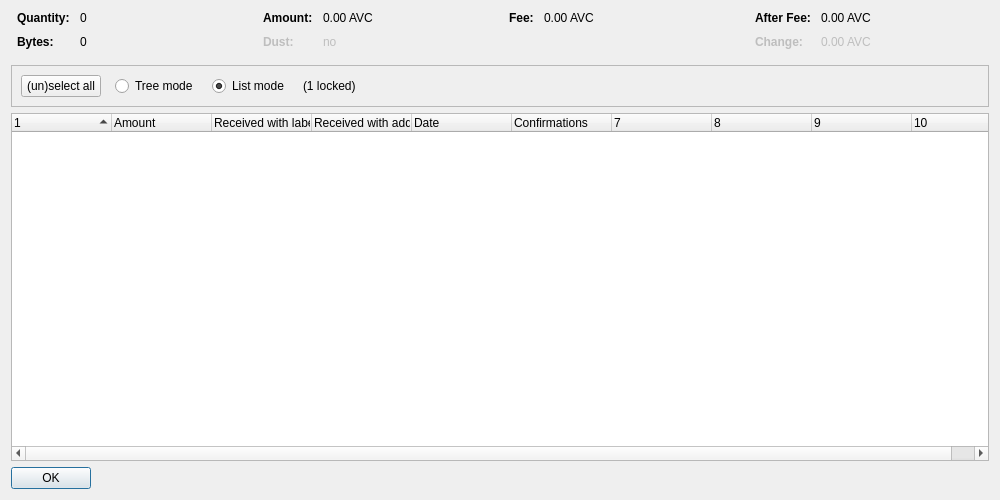
<?xml version="1.0" encoding="UTF-8"?>
<ui version="4.0">
 <class>CoinControlDialog</class>
 <widget class="QDialog" name="CoinControlDialog">
  <property name="geometry">
   <rect>
    <x>0</x>
    <y>0</y>
    <width>1000</width>
    <height>500</height>
   </rect>
  </property>
  <property name="windowTitle">
   <string>Coin Selection</string>
  </property>
  <layout class="QVBoxLayout" name="verticalLayout">
   <item>
    <layout class="QHBoxLayout" name="horizontalLayoutTop" stretch="0,0,0,0">
     <property name="topMargin">
      <number>0</number>
     </property>
     <property name="bottomMargin">
      <number>10</number>
     </property>
     <item>
      <layout class="QFormLayout" name="formLayoutCoinControl1">
       <property name="horizontalSpacing">
        <number>10</number>
       </property>
       <property name="verticalSpacing">
        <number>10</number>
       </property>
       <property name="leftMargin">
        <number>6</number>
       </property>
       <property name="rightMargin">
        <number>6</number>
       </property>
       <item row="0" column="0">
        <widget class="QLabel" name="labelCoinControlQuantityText">
         <property name="font">
          <font>
           <weight>75</weight>
           <bold>true</bold>
          </font>
         </property>
         <property name="text">
          <string>Quantity:</string>
         </property>
        </widget>
       </item>
       <item row="0" column="1">
        <widget class="QLabel" name="labelCoinControlQuantity">
         <property name="cursor">
          <cursorShape>IBeamCursor</cursorShape>
         </property>
         <property name="contextMenuPolicy">
          <enum>Qt::ActionsContextMenu</enum>
         </property>
         <property name="text">
          <string notr="true">0</string>
         </property>
         <property name="textInteractionFlags">
          <set>Qt::LinksAccessibleByMouse|Qt::TextSelectableByKeyboard|Qt::TextSelectableByMouse</set>
         </property>
        </widget>
       </item>
       <item row="1" column="0">
        <widget class="QLabel" name="labelCoinControlBytesText">
         <property name="font">
          <font>
           <weight>75</weight>
           <bold>true</bold>
          </font>
         </property>
         <property name="text">
          <string>Bytes:</string>
         </property>
        </widget>
       </item>
       <item row="1" column="1">
        <widget class="QLabel" name="labelCoinControlBytes">
         <property name="cursor">
          <cursorShape>IBeamCursor</cursorShape>
         </property>
         <property name="contextMenuPolicy">
          <enum>Qt::ActionsContextMenu</enum>
         </property>
         <property name="text">
          <string notr="true">0</string>
         </property>
         <property name="textInteractionFlags">
          <set>Qt::LinksAccessibleByMouse|Qt::TextSelectableByKeyboard|Qt::TextSelectableByMouse</set>
         </property>
        </widget>
       </item>
      </layout>
     </item>
     <item>
      <layout class="QFormLayout" name="formLayoutCoinControl2">
       <property name="horizontalSpacing">
        <number>10</number>
       </property>
       <property name="verticalSpacing">
        <number>10</number>
       </property>
       <property name="leftMargin">
        <number>6</number>
       </property>
       <property name="rightMargin">
        <number>6</number>
       </property>
       <item row="0" column="0">
        <widget class="QLabel" name="labelCoinControlAmountText">
         <property name="font">
          <font>
           <weight>75</weight>
           <bold>true</bold>
          </font>
         </property>
         <property name="text">
          <string>Amount:</string>
         </property>
        </widget>
       </item>
       <item row="0" column="1">
        <widget class="QLabel" name="labelCoinControlAmount">
         <property name="cursor">
          <cursorShape>IBeamCursor</cursorShape>
         </property>
         <property name="contextMenuPolicy">
          <enum>Qt::ActionsContextMenu</enum>
         </property>
         <property name="text">
          <string notr="true">0.00 AVC</string>
         </property>
         <property name="textInteractionFlags">
          <set>Qt::LinksAccessibleByMouse|Qt::TextSelectableByKeyboard|Qt::TextSelectableByMouse</set>
         </property>
        </widget>
       </item>
       <item row="1" column="0">
        <widget class="QLabel" name="labelCoinControlLowOutputText">
         <property name="enabled">
          <bool>false</bool>
         </property>
         <property name="font">
          <font>
           <weight>75</weight>
           <bold>true</bold>
          </font>
         </property>
         <property name="text">
          <string>Dust:</string>
         </property>
        </widget>
       </item>
       <item row="1" column="1">
        <widget class="QLabel" name="labelCoinControlLowOutput">
         <property name="enabled">
          <bool>false</bool>
         </property>
         <property name="cursor">
          <cursorShape>IBeamCursor</cursorShape>
         </property>
         <property name="contextMenuPolicy">
          <enum>Qt::ActionsContextMenu</enum>
         </property>
         <property name="text">
          <string notr="true">no</string>
         </property>
         <property name="textInteractionFlags">
          <set>Qt::LinksAccessibleByMouse|Qt::TextSelectableByKeyboard|Qt::TextSelectableByMouse</set>
         </property>
        </widget>
       </item>
      </layout>
     </item>
     <item>
      <layout class="QFormLayout" name="formLayoutCoinControl3">
       <property name="horizontalSpacing">
        <number>10</number>
       </property>
       <property name="verticalSpacing">
        <number>10</number>
       </property>
       <property name="leftMargin">
        <number>6</number>
       </property>
       <property name="rightMargin">
        <number>6</number>
       </property>
       <item row="0" column="0">
        <widget class="QLabel" name="labelCoinControlFeeText">
         <property name="font">
          <font>
           <weight>75</weight>
           <bold>true</bold>
          </font>
         </property>
         <property name="text">
          <string>Fee:</string>
         </property>
        </widget>
       </item>
       <item row="0" column="1">
        <widget class="QLabel" name="labelCoinControlFee">
         <property name="cursor">
          <cursorShape>IBeamCursor</cursorShape>
         </property>
         <property name="contextMenuPolicy">
          <enum>Qt::ActionsContextMenu</enum>
         </property>
         <property name="text">
          <string notr="true">0.00 AVC</string>
         </property>
         <property name="textInteractionFlags">
          <set>Qt::LinksAccessibleByMouse|Qt::TextSelectableByKeyboard|Qt::TextSelectableByMouse</set>
         </property>
        </widget>
       </item>
      </layout>
     </item>
     <item>
      <layout class="QFormLayout" name="formLayoutCoinControl4">
       <property name="horizontalSpacing">
        <number>10</number>
       </property>
       <property name="verticalSpacing">
        <number>10</number>
       </property>
       <property name="leftMargin">
        <number>6</number>
       </property>
       <property name="rightMargin">
        <number>6</number>
       </property>
       <item row="0" column="0">
        <widget class="QLabel" name="labelCoinControlAfterFeeText">
         <property name="font">
          <font>
           <weight>75</weight>
           <bold>true</bold>
          </font>
         </property>
         <property name="text">
          <string>After Fee:</string>
         </property>
        </widget>
       </item>
       <item row="0" column="1">
        <widget class="QLabel" name="labelCoinControlAfterFee">
         <property name="cursor">
          <cursorShape>IBeamCursor</cursorShape>
         </property>
         <property name="contextMenuPolicy">
          <enum>Qt::ActionsContextMenu</enum>
         </property>
         <property name="text">
          <string notr="true">0.00 AVC</string>
         </property>
         <property name="textInteractionFlags">
          <set>Qt::LinksAccessibleByMouse|Qt::TextSelectableByKeyboard|Qt::TextSelectableByMouse</set>
         </property>
        </widget>
       </item>
       <item row="1" column="0">
        <widget class="QLabel" name="labelCoinControlChangeText">
         <property name="enabled">
          <bool>false</bool>
         </property>
         <property name="font">
          <font>
           <weight>75</weight>
           <bold>true</bold>
          </font>
         </property>
         <property name="text">
          <string>Change:</string>
         </property>
        </widget>
       </item>
       <item row="1" column="1">
        <widget class="QLabel" name="labelCoinControlChange">
         <property name="enabled">
          <bool>false</bool>
         </property>
         <property name="cursor">
          <cursorShape>IBeamCursor</cursorShape>
         </property>
         <property name="contextMenuPolicy">
          <enum>Qt::ActionsContextMenu</enum>
         </property>
         <property name="text">
          <string notr="true">0.00 AVC</string>
         </property>
         <property name="textInteractionFlags">
          <set>Qt::LinksAccessibleByMouse|Qt::TextSelectableByKeyboard|Qt::TextSelectableByMouse</set>
         </property>
        </widget>
       </item>
      </layout>
     </item>
    </layout>
   </item>
   <item>
    <widget class="QFrame" name="frame">
     <property name="minimumSize">
      <size>
       <width>0</width>
       <height>40</height>
      </size>
     </property>
     <property name="frameShape">
      <enum>QFrame::StyledPanel</enum>
     </property>
     <property name="frameShadow">
      <enum>QFrame::Sunken</enum>
     </property>
     <layout class="QHBoxLayout" name="horizontalLayout">
      <item>
       <layout class="QHBoxLayout" name="horizontalLayoutPanel" stretch="0,0,0,0,0">
        <property name="spacing">
         <number>14</number>
        </property>
        <item>
         <widget class="QPushButton" name="pushButtonSelectAll">
          <property name="sizePolicy">
           <sizepolicy hsizetype="Maximum" vsizetype="Fixed">
            <horstretch>0</horstretch>
            <verstretch>0</verstretch>
           </sizepolicy>
          </property>
          <property name="text">
           <string>(un)select all</string>
          </property>
          <property name="autoDefault">
           <bool>false</bool>
          </property>
         </widget>
        </item>
        <item>
         <widget class="QRadioButton" name="radioTreeMode">
          <property name="sizePolicy">
           <sizepolicy hsizetype="Maximum" vsizetype="Fixed">
            <horstretch>0</horstretch>
            <verstretch>0</verstretch>
           </sizepolicy>
          </property>
          <property name="text">
           <string>Tree mode</string>
          </property>
         </widget>
        </item>
        <item>
         <widget class="QRadioButton" name="radioListMode">
          <property name="sizePolicy">
           <sizepolicy hsizetype="Maximum" vsizetype="Fixed">
            <horstretch>0</horstretch>
            <verstretch>0</verstretch>
           </sizepolicy>
          </property>
          <property name="text">
           <string>List mode</string>
          </property>
          <property name="checked">
           <bool>true</bool>
          </property>
         </widget>
        </item>
        <item>
         <widget class="QLabel" name="labelLocked">
          <property name="text">
           <string notr="true">(1 locked)</string>
          </property>
         </widget>
        </item>
        <item>
         <spacer name="horizontalSpacer">
          <property name="orientation">
           <enum>Qt::Horizontal</enum>
          </property>
          <property name="sizeHint" stdset="0">
           <size>
            <width>40</width>
            <height>20</height>
           </size>
          </property>
         </spacer>
        </item>
       </layout>
      </item>
     </layout>
    </widget>
   </item>
   <item>
    <widget class="CoinControlTreeWidget" name="treeWidget">
     <property name="contextMenuPolicy">
      <enum>Qt::CustomContextMenu</enum>
     </property>
     <property name="sortingEnabled">
      <bool>false</bool>
     </property>
     <property name="columnCount">
      <number>10</number>
     </property>
     <attribute name="headerShowSortIndicator" stdset="0">
      <bool>true</bool>
     </attribute>
     <attribute name="headerStretchLastSection">
      <bool>false</bool>
     </attribute>
     <column>
      <property name="text">
       <string/>
      </property>
     </column>
     <column>
      <property name="text">
       <string>Amount</string>
      </property>
     </column>
     <column>
      <property name="text">
       <string>Received with label</string>
      </property>
     </column>
     <column>
      <property name="text">
       <string>Received with address</string>
      </property>
     </column>
     <column>
      <property name="text">
       <string>Date</string>
      </property>
     </column>
     <column>
      <property name="text">
       <string>Confirmations</string>
      </property>
      <property name="toolTip">
       <string>Confirmed</string>
      </property>
     </column>
     <column>
      <property name="text">
       <string/>
      </property>
     </column>
     <column>
      <property name="text">
       <string/>
      </property>
     </column>
     <column>
      <property name="text">
       <string/>
      </property>
     </column>
     <column>
      <property name="text">
       <string/>
      </property>
     </column>
    </widget>
   </item>
   <item>
    <widget class="QDialogButtonBox" name="buttonBox">
     <property name="sizePolicy">
      <sizepolicy hsizetype="Maximum" vsizetype="Fixed">
       <horstretch>0</horstretch>
       <verstretch>0</verstretch>
      </sizepolicy>
     </property>
     <property name="orientation">
      <enum>Qt::Horizontal</enum>
     </property>
     <property name="standardButtons">
      <set>QDialogButtonBox::Ok</set>
     </property>
    </widget>
   </item>
  </layout>
 </widget>
 <customwidgets>
  <customwidget>
   <class>CoinControlTreeWidget</class>
   <extends>QTreeWidget</extends>
   <header>qt/coincontroltreewidget.h</header>
  </customwidget>
 </customwidgets>
 <resources/>
 <connections/>
</ui>
